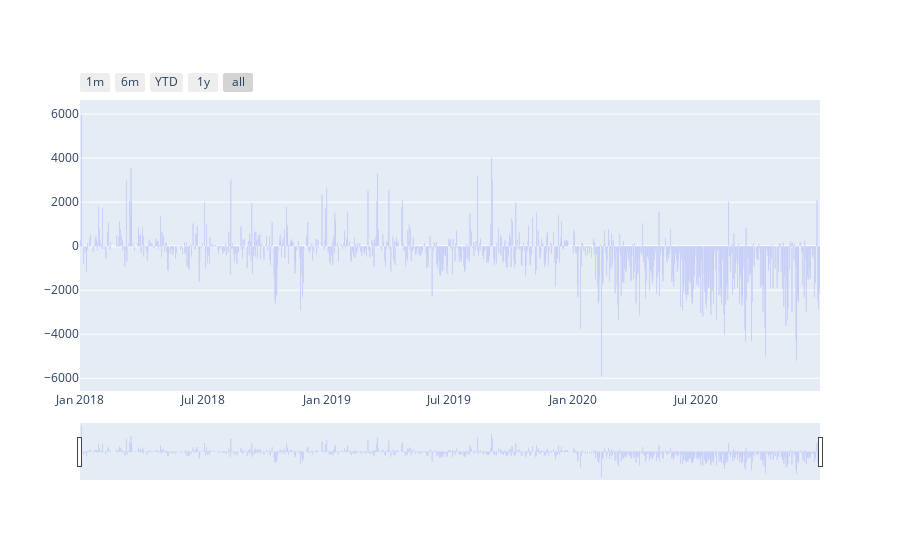

Notebook source saved alongside this figure:
### Code cell
from_year = 2018
to_year = 2020
area_name2 = 'DK1'
area_name1 = 'SE1'

area1 = daily_df.loc[str(from_year):str(to_year)][area_name1]
area2 = daily_df.loc[str(from_year):str(to_year)][area_name2]

daily_diff = pd.DataFrame((area1 - area2).groupby('datetime').mean(), columns=['price_difference'])


fig = go.Figure([go.Bar(x=daily_diff.index, y=daily_diff['price_difference'])])
fig.update_xaxes(
    rangeslider_visible=True,
    rangeselector=dict(
        buttons=list([
            dict(count=1, label="1m", step="month", stepmode="backward"),
            dict(count=6, label="6m", step="month", stepmode="backward"),
            dict(count=1, label="YTD", step="year", stepmode="todate"),
            dict(count=1, label="1y", step="year", stepmode="backward"),
            dict(step="all")
        ])
    )
)

iplot(fig, filename='jupyter-basic_bar')

### Figure 1 — Plotly figure (JSON) as saved in the notebook; plotly's stock layout.template omitted (floating-point values rounded to 4 significant figures; data arrays with more than 128 entries replaced by an {"elided": "..."} marker saying what was removed)
{"data": [{"type": "bar", "x": {"elided": "1096 str values"}, "y": {"elided": "1096 float values"}}], "layout": {"xaxis": {"rangeselector": {"buttons": [{"count": 1, "label": "1m", "step": "month", "stepmode": "backward"}, {"count": 6, "label": "6m", "step": "month", "stepmode": "backward"}, {"count": 1, "label": "YTD", "step": "year", "stepmode": "todate"}, {"count": 1, "label": "1y", "step": "year", "stepmode": "backward"}, {"step": "all"}]}, "rangeslider": {"visible": true}}}}
